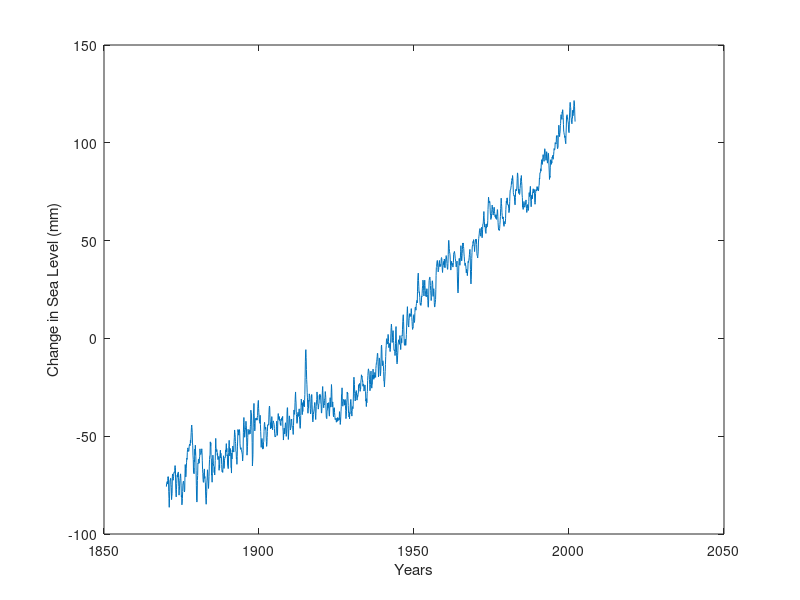
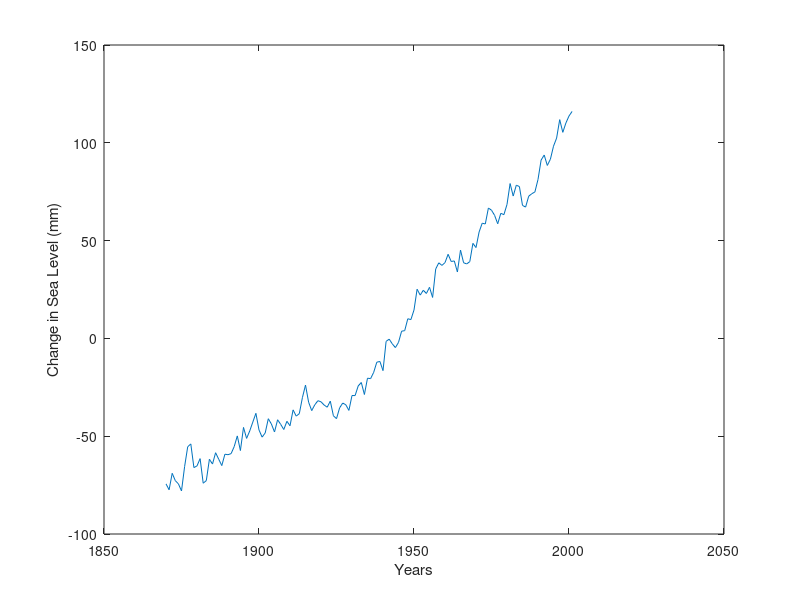

Recreate these plots in MATLAB, in order. (Note: this script raises an error after producing the figures.)
%% Grace, Nolen, and KTP
% Hawaii sea level rise

%% Step #1: load in dataset 1 --> monthly global mean sea level rise 1870-2001 from .txt file
% File info: Columns: Year, Sea Level (mm) from, Standard deva
fileID = fopen('church_white_grl_gmsl.txt','r');
rawglobalslr = fscanf(fileID,'%f %f %f',[3, Inf]);
fclose(fileID);

globalslr = rawglobalslr';

%%
%convert years from scientific notation to decimal notation
allYears = unique(fix(globalslr(:,1)));
%yearList = NaN*zeros(length(allYears),1);    
% 

k=1;
for year = allYears(1):allYears(end)              
    globalMeans(k,1) = year;
    indYear = find(fix(globalslr(:,1)) == year);
    yearMean = mean(globalslr(indYear,2));
    globalMeans(k,2) = yearMean;
    k=k+1;
end
%% Step #1a: analyze dataset 1

figure(1); clf;
%sea level (mm) by time 1860-present
plot(globalslr(:,1),globalslr(:,2));
xlabel('Years');
ylabel('Change in Sea Level (mm)');

figure(2); clf;
%sea level (mm) by time 1860-present
plot(globalMeans(:,1),globalMeans(:,2));
xlabel('Years');
ylabel('Change in Sea Level (mm)');

%% Step #2 load in dataset 2 --> local sea level rise, Hawaii cities 
% info: from 1927-present

%Var1 = year
%Var2 = month
%Var3 = day
%Var4 = sea level (units?)
% lat lon

honoluluData = readtable('d057_honolulu.csv');      %21.30700	-157.86700
nawiliwiliData = readtable('d058_nawiliwili.csv');  %21.96700	-159.35000
kahuluiData = readtable('d059_kahului.csv');        %20.90000	-156.46700
hiloData = readtable('d060_hilo.csv');              %19.73300	-155.06700
mokuoloeData = readtable('d061_mokuoloe.csv');      %21.43300	-157.80000
barbersptData = readtable('d547_barberspoint.csv'); %21.32000	-158.12000
kaumalapauData = readtable('d548_kaumalapau.csv');  %20.78000	-156.90000
kawaihaeData = readtable('d552_kawaihae.csv');      %20.03300	-155.83300

cityLat = [21.30700, 21.96700, 20.90000, 19.73300, 21.43300, 21.32000, 20.78000, 20.03300];
cityLon = [-157.86700, -159.35000, -156.46700, -155.06700, -157.80000, -158.12000, -156.90000, -155.83300];

%% plot tidal gauge locations
figure(3); clf
worldmap([18 23],[-160 -154])
geoshow('landareas.shp','FaceColor','black')
title('Tidal Gauge Locations')
scatterm(cityLat,cityLon,50,'r','filled');

%% Step #2b: For each location, average the data to yearly values
%convert years from scientific notation to decimal notation
% honYears = table2array(unique(honolulu(:,1)));
% 
% k=1;
% for year = honYears(1):honYears(end)              
%     honList(k,1) = year;
%     indYear = find(table2array(honolulu(:,1)) == year);
%     yearMean = mean(table2array(honolulu(indYear,4)));
%     honList(k,2) = yearMean;
%     k=k+1;
% end
%% using MonthToYearMean function to condense data to yearly means
%dataNames = {honoluluData nawiliwiliData kahuluiData hiloData mokuoloeData barbersptData kaumalapauData kawaihaeData}

honolulu = MonthToYearMean(honoluluData);
nawiliwili = MonthToYearMean(nawiliwiliData);
kahului = MonthToYearMean(kahuluiData);
hilo = MonthToYearMean(hiloData);
mokuoloe = MonthToYearMean(mokuoloeData);
barberspt = MonthToYearMean(barbersptData);
kaumalapau = MonthToYearMean(kaumalapauData);
kawaihae = MonthToYearMean(kawaihaeData);
%% excluding outliers

honSort = rmoutliers(honolulu);
nawSort = rmoutliers(nawiliwili);
kahSort = rmoutliers(kahului);
%hilSort = rmoutliers(hilo);
hilSort = rmoutliers(hilo,'ThresholdFactor',2); %needed to get rid of more outliers
mokSort = rmoutliers(mokuoloe);
barSort = rmoutliers(barberspt);
kauSort = rmoutliers(kaumalapau);
kawSort = rmoutliers(kawaihae);

% figure(3); clf;
% subplot(2,1,1);
% plot(hilSort(:,1),hilSort(:,2));
% subplot(2,1,2);
% plot(hilSort2(:,1),hilSort2(:,2));
% 
% figure(4); clf;
% subplot(2,1,1);
% plot(honSort(:,1),honSort(:,2));
% subplot(2,1,2);
% plot(honSort2(:,1),honSort2(:,2));

%% plotting each local sea level rise (with and without outliers)
%Classification Learne
placeNames = {honolulu nawiliwili kahului hilo mokuoloe barberspt kaumalapau kawaihae};
sortedNames = {honSort, nawSort, kahSort, hilSort, mokSort, barSort, kauSort, kawSort};

for num = 1:8
    figure(3+num); clf;
%without outliers
    subplot(2,1,1);
    plot(sortedNames{num}(:,1),sortedNames{num}(:,2)); 
%with outliers
    subplot(2,1,2);
    plot(placeNames{num}(:,1),placeNames{num}(:,2)); %with outliers
    xlabel('Years');
    ylabel('Change in Sea Level (mm)');
end

%% plotting all local stations on one graph

sortedNames = {honSort, nawSort, kahSort, hilSort, mokSort, kawSort};
for num = 1:6
    plot(sortedNames{num}(:,1),sortedNames{num}(:,2),'LineWidth',2);
    hold on
end
xlabel('Years');
ylabel('Sea Level (mm)')
legend('honolulu','nawiliwili','kahului','hilo','mokuoloe','kawaihae');

%% make an array of years by local stations and global sea level (after outliers removed)
totalYears = unique([honSort(:,1);nawSort(:,1);kahSort(:,1);hilSort(:,1);mokSort(:,1);kawSort(:,1)]);
placeNames = {honSort nawSort kahSort hilSort mokSort kawSort};

seaLevel_grid = NaN*zeros(length(totalYears),7);  
seaLevel_grid(:,1) = totalYears;

for i = 1:6
    place = placeNames{i};
    for j = 1:length(place)
        indYear = find(place(j,1) == totalYears);
        seaLevel_grid(indYear,1+i) = place(j,2);
    end
end     

%% plot grid with no outliers (looks weird, don't use???)
for num = 1:6
    plot(seaLevel_grid(:,1),seaLevel_grid(:,1+num),'LineWidth',2);
    hold on
end
xlabel('Years');
ylabel('Sea Level (mm)');
legend('honolulu','nawiliwili','kahului','hilo','mokuoloe','kawaihae');

%% Step #2c: Calculate rates of change for each station

seaChange_grid = zeros(length(seaLevel_grid(:,1)),7);
seaChange_grid(:,1) = seaLevel_grid(:,1);

for i = 2:7 %station indices
    baseValue = placeNames{i-1}(1,2);
    seaChange_grid(:,i) = seaLevel_grid(:,i)-baseValue;
end

seaChange_grid(isnan(seaChange_grid)) = 0;

% for i = 1:6
%     baseValue = placeNames{i}(1,2);
%     placeNames{i}(:,3) = placeNames{i}(:,2)-baseValue;
% end

%% Plotting for rates of change
for num = 1:6
    plot(placeNames{num}(:,1),placeNames{num}(:,3),'LineWidth',2);
    hold on
end
xlabel('Years');
ylabel('Sea Level (mm)')
legend('honolulu','nawiliwili','kahului','hilo','mokuoloe','kawaihae');

%% Comparing SST to Sea Level Change

% Step 1: Average local stations for a Hawaii measurement

hawaii_seaLevel_grid = NaN*zeros(length(seaLevel_grid(:,1)),2);
hawaii_seaLevel_grid(:,1) = seaLevel_grid(:,1);
hawaii_seaLevel_grid(:,2) = nanmean(seaLevel_grid(:,2:end),2);

% Step 2: Create an array with Sea Level measurements and SST
% SST - 1891 to 2017
% Sea Level - 1905 to 2019

seaLevel_SST_grid = NaN*zeros(113,3);
seaLevel_SST_grid(:,1:2) = hawaii_seaLevel_grid(1:113,:);
seaLevel_SST_grid(:,3) = sstYearlyMean(15:end);
nooutliers = rmoutliers(seaLevel_SST_grid);

% Step 3: Plot Sea Level vs SST

scatter(nooutliers(:,3),nooutliers(:,2));

%% Step #3: load in dataset 3 --> global monthly SST 1891-present from .nc file
% data from NOAA
% NBB has full global data set on her comp. It runs through HistoricSSTdata
% info: from 1891-present
%       this is only the Hawaiian subset
%       3D which goes lon X lat X time
%       time is months from 1891 January to 2019 March

ncfile = 'SST1x1Hawaii.nc' ; % nc file name
% To get information about the nc file
ncinfo(ncfile);
% to display nc file
ncdisp(ncfile);
% to read a variable 'var' exisiting in nc file
sstHawaii = ncread(ncfile,'sst');
%% Step #3b: Average the SST for each year
% ignore the last 'page' in this file)
sstYearlyHawaii = zeros(10,6,127);

%sum all temps over each year then divide
for i = 1:10
    for j = 1:6
        for k = 1:1523
           sstYearlyHawaii(i,j,(floor(k/12)+1)) = sstYearlyHawaii(i,j,(floor(k/12)+1)) + sstHawaii(i,j,k);
        end 
    end 
end 

%removes missing values by averaging over local area
for i = 1:10
    for j = 1:6
        for k = 1:127
           if (sstYearlyHawaii(i,j,k) > 1000000)
                   sstYearlyHawaii(i,j,k) = (sstYearlyHawaii(i+1,j,k) + sstYearlyHawaii(i-1,j,k)+sstYearlyHawaii(i,j+1,k) + sstYearlyHawaii(i,j-1,k))/4;                         
           end 
        end 
    end 
end 

%take the yearly average
sstYearlyHawaii = sstYearlyHawaii/12;

%This is the average over each page so the value for all of Hawaii
sstYearly3D =  mean(sstYearlyHawaii,[1 2]);
sstYearlyMean = zeros(127,1);

for i = 1:1
    for j = 1:1
        for k = 1:127
           sstYearlyMean(k,1) = sstYearly3D(i,j,k);
        end 
    end 
end 

sstYears = zeros(127,1);
sstYears(1,1) = 1891;
for i = 2:127
    sstYears(i,1) = sstYears(i-1,1) +1;
end 

%% Step #3c Plot SST over time
figure(12); clf
plot(sstYears(2:127,:), sstYearlyMean(2:127,:));


%% Load Topographic basemap --> this pulls up a web-based topo map !

% View Glider Path on Map from OpenTopoMap.org 
% Add a custom basemap and plot the path of a glider on it.
% Copyright 2018 The MathWorks, Inc.

%this plots a sample dataset from the Matlab system, will try soon with
%actual data of importance! -GC
%trk = gpxread('sample_mixed.gpx','FeatureType','track');

% Map buisness 
name = 'opentopomap';
url = 'a.tile.opentopomap.org';
copyright = char(uint8(169));
attribution = [ ...
      "map data:  " + copyright + "OpenStreetMap contributors,SRTM", ...
      "map style: " + copyright + "OpenTopoMap (CC-BY-SA)"];
displayName = 'Open Topo Map';
addCustomBasemap(name,url,'Attribution',attribution,'DisplayName',displayName)
webmap opentopomap

for x=1:30
    lat=Hospitals.latitude(x);
    lon=Hospitals.longitude(x);
    wmmarker(lat, lon);
end

%% TRYING TO PLOT POINTS
pts = geopoint(Hospitals.latitude,Hospitals.longitude)
gb = geobubble(Hospitals.Latitude,Hospitals.Longitude,'Basemap','opentopomap');
gb.BubbleWidthRange = 20;
gb.MapLayout = 'maximized';
gb.ZoomLevel = 14;

%% this plots that sample data from above
%wmline(trk,'LineWidth',2)

hold on
geoscatter(Hospitals.latitude,Hospitals.longitude,'filled');
geolimits([18.0 22.5],[-161.0 -154.5]);

%% --> I cant get this to work rn Im just trying other basemap things
figure(81)
geobasemap('usgstopo');
geolimits([18.0 22.5],[-161.0 -154.5]);
%%
openExample('map/ViewLocationsPlacenamesBubblesOpenStreetMapExample')
